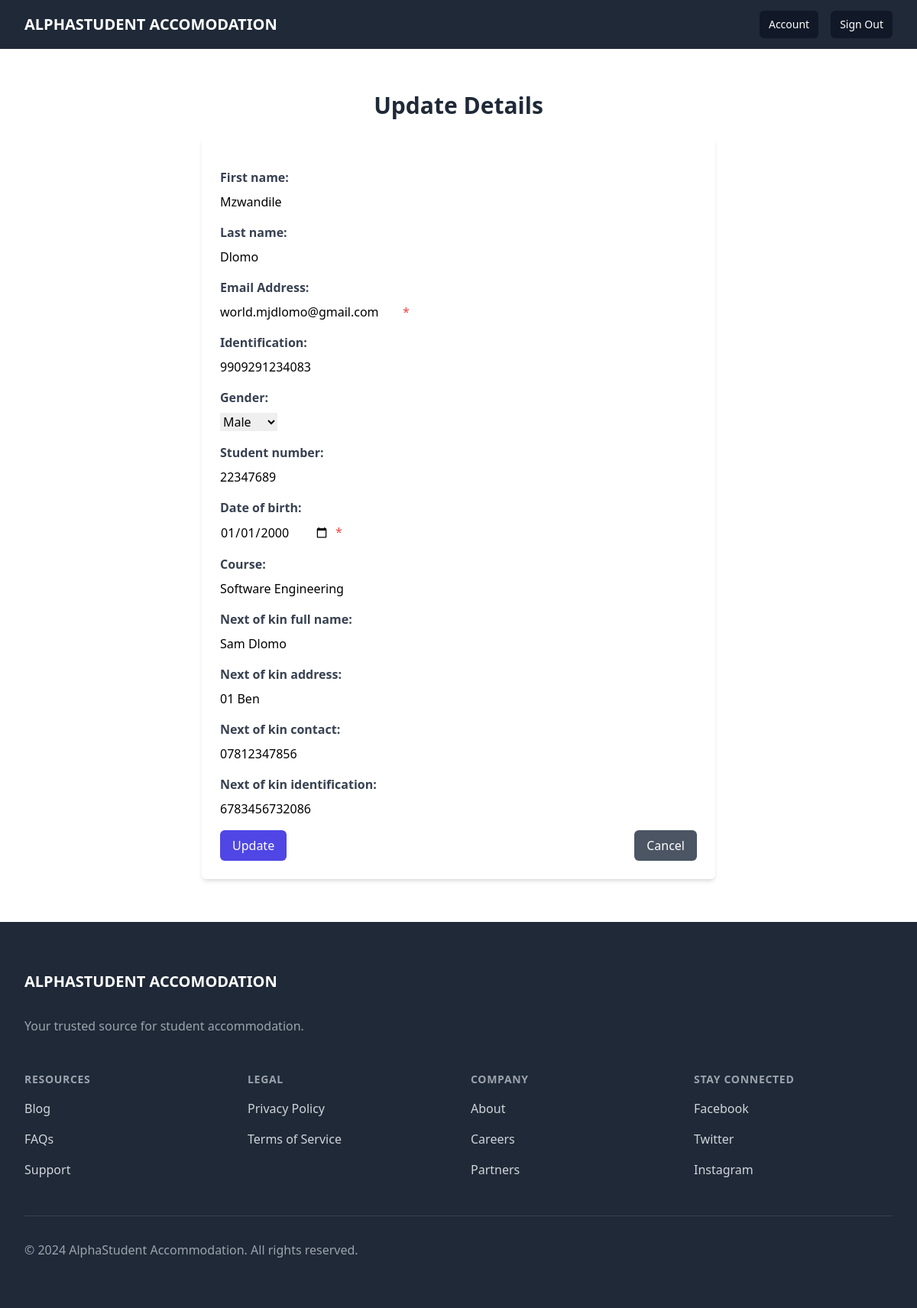
Before: /accounts/update (signed in) with the older database file.
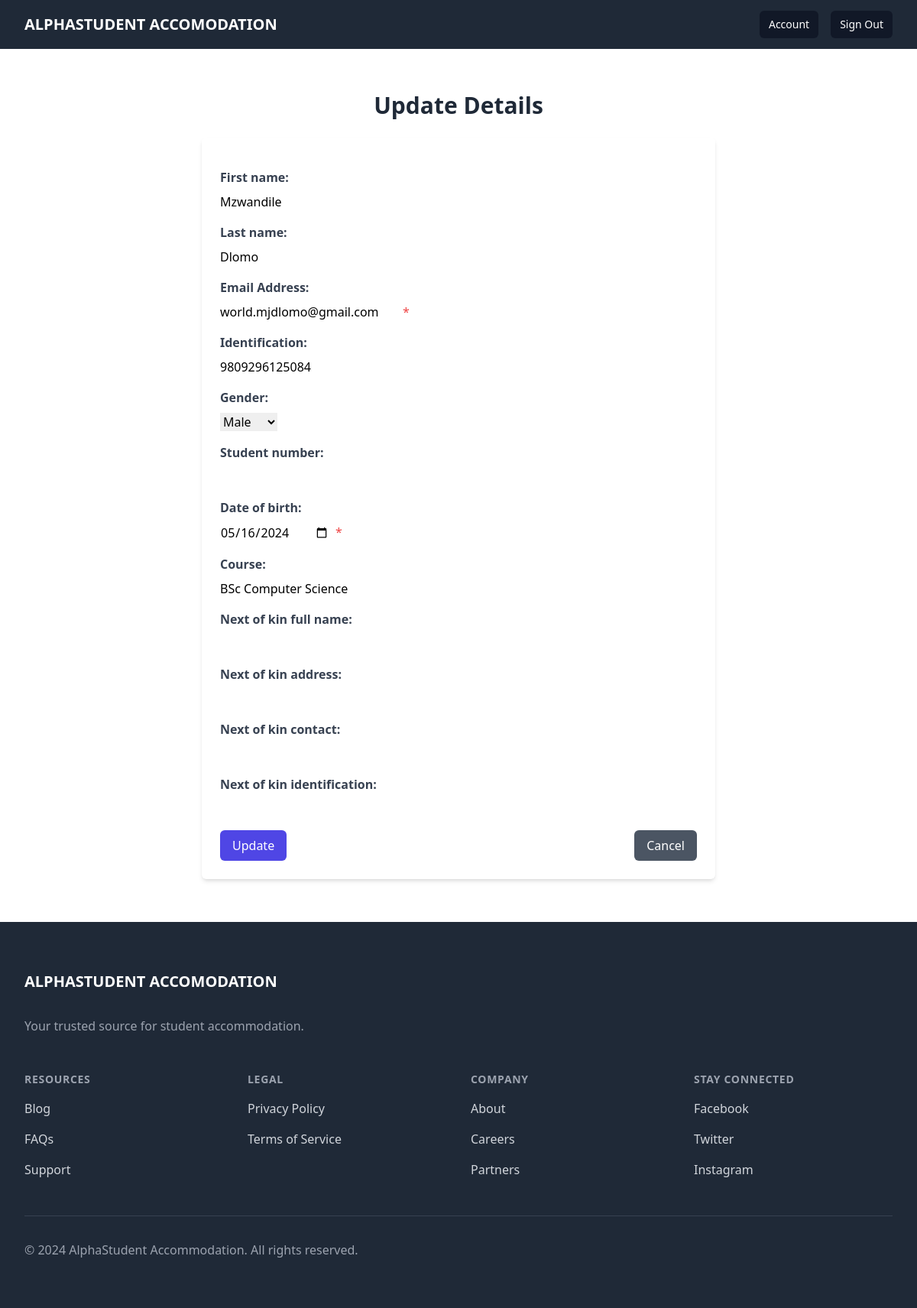
After: the same page with the newer database file.
### accounts/models.py (models this page shows, shortened)
class CustomUser(AbstractUser):
    username = None
    is_accepted = models.BooleanField(default=False)
    email = models.EmailField(unique=True, verbose_name='Email Address')
    user_type = models.CharField(max_length=20, choices=(
        ('student', 'Student'),
        ('student_leader', 'Student Leader'),
        ('admin', 'Admin'),
    ), default='student')
    identification = models.CharField(max_length=20, blank=True, null=True)
    gender = models.CharField(max_length=10, choices=(
        ('male', 'Male'),
        ('female', 'Female'),
    ), blank=True, null=True)
    student_number = models.CharField(max_length=20, blank=True, null=True)
    date_of_birth = models.DateField(blank=True, null=True)
    course = models.CharField(max_length=100, blank=True, null=True)
    next_of_kin_full_name = models.CharField(max_length=100, blank=True, null=True)
    next_of_kin_address = models.CharField(max_length=200, blank=True, null=True)
    next_of_kin_contact = models.CharField(max_length=20, blank=True, null=True)
    next_of_kin_identification = models.CharField(max_length=20, blank=True, null=True)
    USERNAME_FIELD = 'email'
    REQUIRED_FIELDS = []
    objects = CustomUserManager()

### accounts/views.py (the view)
# urls.py: path('update', views.update_view, name='update'),
def update_view(request):
    user = get_object_or_404(CustomUser, pk=request.user.id)
    if request.method == 'POST':
        print(request.POST)
        form = StudentForm(request.POST, instance=user)
        print(form)
        if form.is_valid():
            form.save()
            messages.success(request, 'Account information updated successfully!')
            return redirect('accounts:account')
    else:
        form = StudentForm(instance=user)
    context = {
        'form': form,
    }
    return render(request, 'accounts/account_update_page.html', context)

### accounts/forms.py (shortened to what this page needs)
class StudentForm(forms.ModelForm):
    date_of_birth = forms.DateField(widget=forms.DateInput(attrs={'type': 'date'}))
    class Meta:
        model = CustomUser
        fields = [
            'first_name', 'last_name' ,'email', 'identification', 'gender',
            'student_number', 'date_of_birth', 'course', 'next_of_kin_full_name',
            'next_of_kin_address', 'next_of_kin_contact', 'next_of_kin_identification',
        ]
        required = (
            'first_name', 'last_name', 'email', 'identification', 'gender',
            'student_number', 'date_of_birth', 'course', 'next_of_kin_full_name',
            'next_of_kin_address', 'next_of_kin_contact', 'next_of_kin_identification',
        )

### accounts/templates/accounts/account_update_page.html (shortened to what this page needs)
{% extends 'base.html' %}
{% block content %}
<div class="container mx-auto py-8">
    <h1 class="text-3xl font-bold mb-6 text-center text-gray-800">Update Details</h1>
    <div class="max-w-2xl mx-auto bg-white shadow-md rounded-md p-6">
        <form method="POST" class="space-y-4">
            {% for field in form %}
            <div class="mb-4">
                <label for="{{ field.id_for_label }}" class="block text-gray-700 font-bold mb-2">{{ field.label_tag }}</label>
                <div class="flex">
                    {% if field.name == 'date_of_birth' %}
                    <input type="date" id="{{ field.id_for_label }}" name="{{ field.name }}" value="{{ field.value|date:'Y-m-d' }}" class="form-input">
                    {% else %}
                    {{ field }}
                    {% endif %}
                    {% if field.field.required %}<span class="ml-2 text-red-500">*</span>{% endif %}
                </div>
            </div>
            {% endfor %}
            <div class="flex justify-between">
                <button type="submit" class="px-4 py-2 bg-indigo-600 text-white rounded-md hover:bg-indigo-700 focus:outline-none focus:bg-indigo-700">Update</button>
                <a href="{% url 'accounts:account' %}" class="px-4 py-2 bg-gray-600 text-white rounded-md hover:bg-gray-700 focus:outline-none focus:bg-gray-700">Cancel</a>
            </div>
        </form>
    </div>
</div>
{% endblock %}

Changed rows visible on the page:
changed CustomUser "Mzwandile": identification "9909291234083" → "9809296125084"; student_number "22347689" → (not shown); date_of_birth "01/01/2000" → "05/16/2024"; course "Software Engineering" → "BSc Computer Science"; next_of_kin_full_name "Sam Dlomo" → (not shown); next_of_kin_address "01 Ben" → (not shown); next_of_kin_contact "07812347856" → (not shown); next_of_kin_identification "6783456732086" → (not shown)
